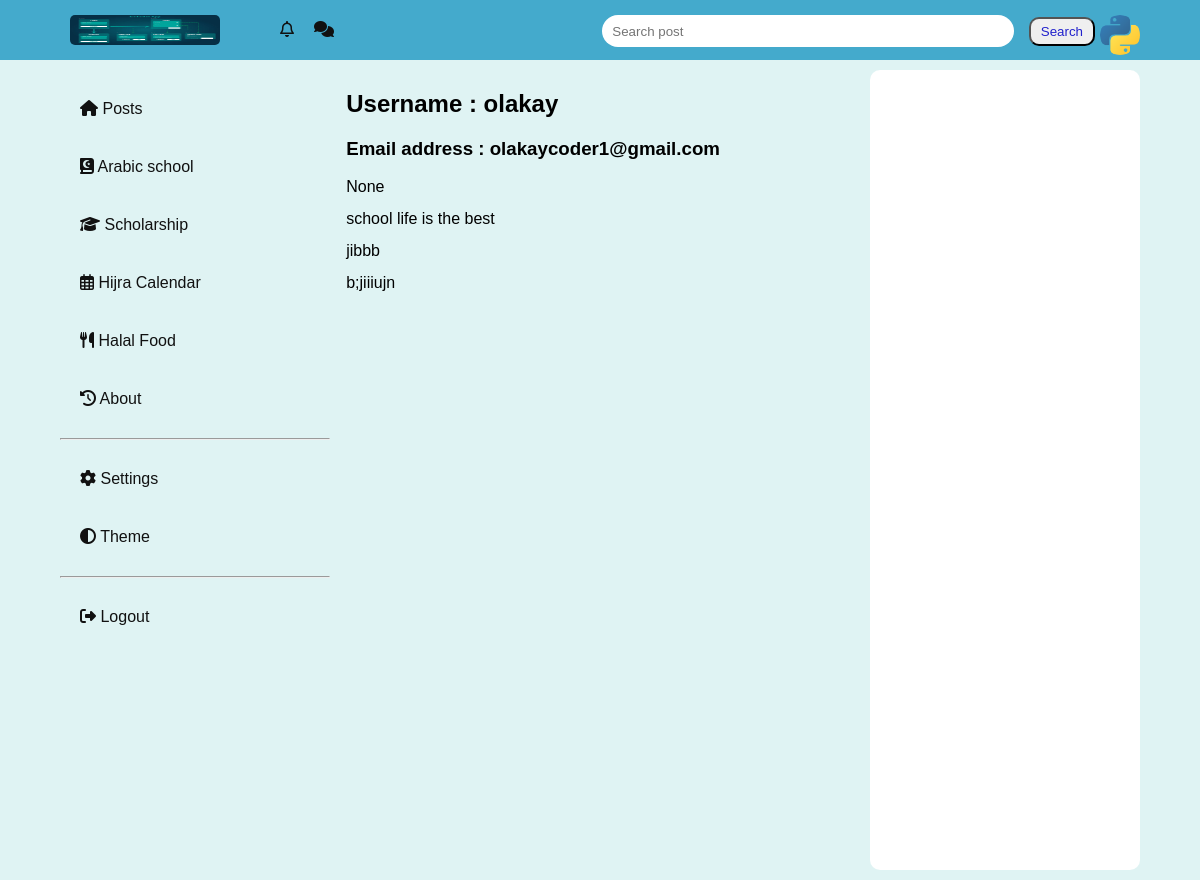
The app's page /profile-page/1 (signed in), older data.
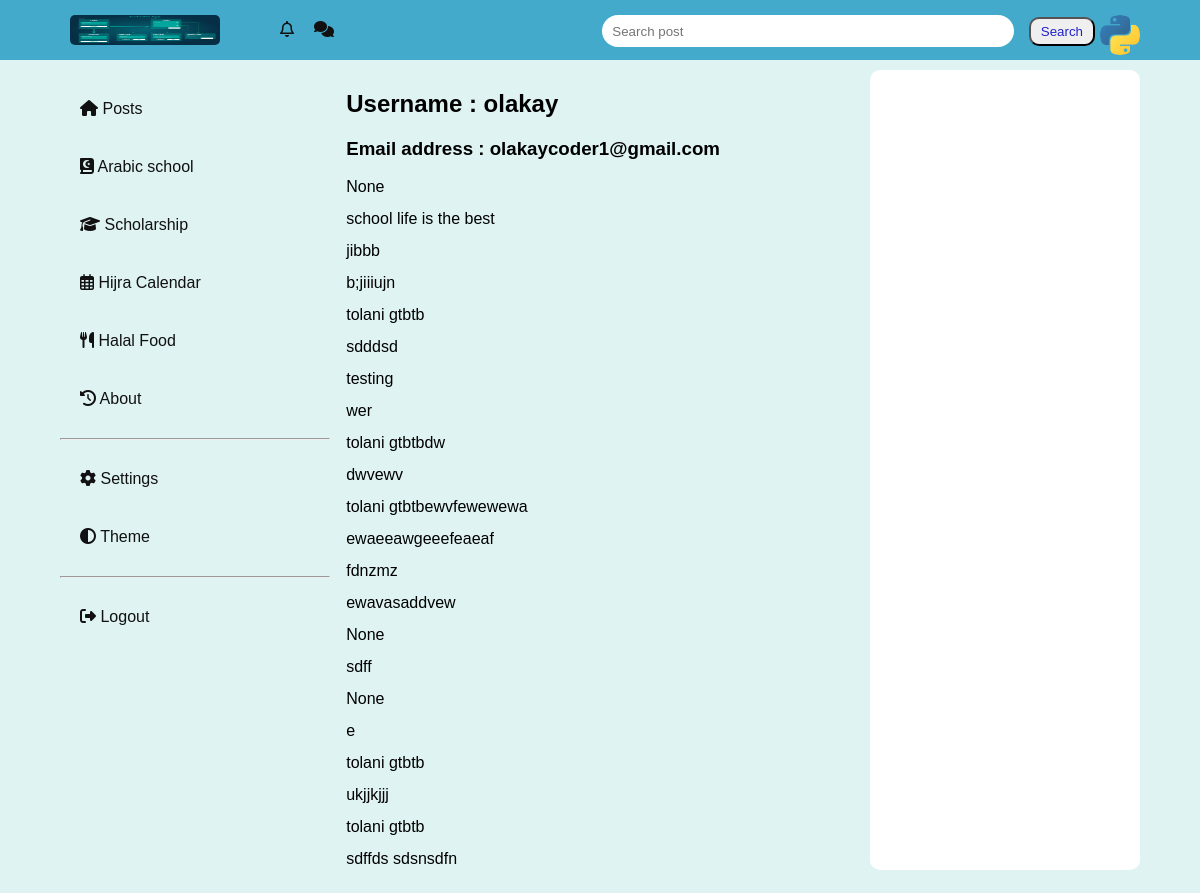
The same page, newer data.
### post/models.py (models this page shows)
class Posts(models.Model):
    head = models.CharField(max_length=50 , null=True , blank=True)
    content = models.TextField(max_length=10000)
    post_img = models.ImageField(null=True, blank=True ,upload_to="images/")
    date = models.DateTimeField(auto_now_add=True, null=True)
    author_id = models.ForeignKey(User, on_delete=models.CASCADE)

### users/views.py (the view)
# urls.py: path('profile-page/<str:id>', users_views.user_profile, name='profile-page')
@login_required
def user_profile(request, id):
    name = User.objects.get(id=id)
    user_posts = name.posts_set.all()
    return render(request, 'users/profile.html', {'user_post': user_posts , 'name': name})

### users/templates/users/profile.html
{% extends 'blog/base.html' %} {% block title%}{{ request.user }} profile{% endblock %} {% block content %}
<div>
    <div>
        <h2> Username : {{ name.username }}</h2>
        <h3>Email address : {{ name.email }}</h3>
    </div>
    <div>
        {% for post in user_post %}
        <p>{{ post.head}}</p>
        <p>{{ post.content }}</p>
        {% endfor%}
    </div>
</div>
{% endblock %}

Row changes from the older to the newer data that the page shows:
added Posts: head "tolani gtbtb", content "sdddsd"
added Posts: head "testing", content "wer"
added Posts: head "tolani gtbtbdw", content "dwvewv"
added Posts: head "tolani gtbtbewvfewewewa", content "ewaeeawgeeefeaeaf"
added Posts: head "fdnzmz", content "ewavasaddvew"
added Posts: head "None", content "sdff"
added Posts: head "None", content "e"
added Posts: head "tolani gtbtb", content "ukjjkjjj"
added Posts: head "tolani gtbtb", content "sdffds sdsnsdfn"
